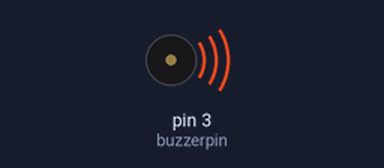
The sketch below on a simulated Arduino Uno, built with avr-gcc and run on an emulated ATmega328P. On the bench: buzzer (waves = sounding).

Above: at 0.2 s.
Timing chart, 0 to 3.0 s (numbered marks = the images above):
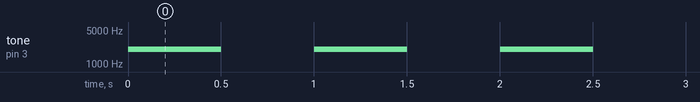

Measured:
- by itself, tone on pin 3 (buzzerpin): alternates 2000 Hz for 0.50 s and silent for 0.50 s

The sketch:

PIEZO_BUZZER.ino
```cpp
const int buzzerpin = 3;

void setup() {
  pinMode(buzzerpin, OUTPUT);
}

void loop(){
  tone(buzzerpin, 2000);
  delay(500);

  noTone(buzzerpin);
  delay(500);
}
```
